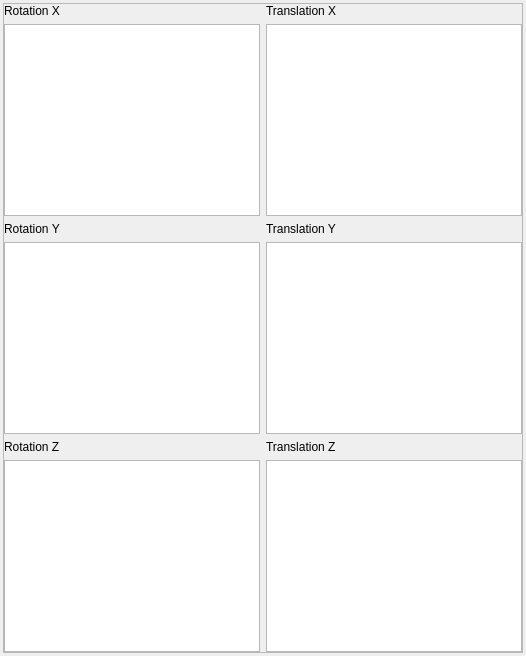
                   <widget class="QWidget" name="anim_3d">
                    <property name="sizePolicy">
                     <sizepolicy hsizetype="Expanding" vsizetype="Preferred">
                      <horstretch>0</horstretch>
                      <verstretch>0</verstretch>
                     </sizepolicy>
                    </property>
                    <attribute name="title">
                     <string>3D</string>
                    </attribute>
                    <layout class="QVBoxLayout" name="verticalLayout">
                     <property name="leftMargin">
                      <number>3</number>
                     </property>
                     <property name="topMargin">
                      <number>3</number>
                     </property>
                     <property name="rightMargin">
                      <number>3</number>
                     </property>
                     <property name="bottomMargin">
                      <number>3</number>
                     </property>
                     <item>
                      <widget class="QFrame" name="frame_6">
                       <property name="sizePolicy">
                        <sizepolicy hsizetype="Expanding" vsizetype="Preferred">
                         <horstretch>0</horstretch>
                         <verstretch>0</verstretch>
                        </sizepolicy>
                       </property>
                       <property name="frameShape">
                        <enum>QFrame::StyledPanel</enum>
                       </property>
                       <property name="frameShadow">
                        <enum>QFrame::Raised</enum>
                       </property>
                       <layout class="QGridLayout" name="gridLayout_10">
                        <property name="leftMargin">
                         <number>0</number>
                        </property>
                        <property name="topMargin">
                         <number>0</number>
                        </property>
                        <property name="rightMargin">
                         <number>0</number>
                        </property>
                        <property name="bottomMargin">
                         <number>0</number>
                        </property>
                        <item row="0" column="0">
                         <widget class="QLabel" name="label_2">
                          <property name="text">
                           <string>Rotation X</string>
                          </property>
                         </widget>
                        </item>
                        <item row="0" column="1">
                         <widget class="QLabel" name="label_47">
                          <property name="text">
                           <string>Translation X</string>
                          </property>
                         </widget>
                        </item>
                        <item row="1" column="0">
                         <widget class="QTextEdit" name="rotation_3d_x">
                          <property name="maximumSize">
                           <size>
                            <width>16777215</width>
                            <height>1000</height>
                           </size>
                          </property>
                         </widget>
                        </item>
                        <item row="1" column="1">
                         <widget class="QTextEdit" name="translation_x">
                          <property name="maximumSize">
                           <size>
                            <width>16777215</width>
                            <height>1000</height>
                           </size>
                          </property>
                         </widget>
                        </item>
                        <item row="2" column="0">
                         <widget class="QLabel" name="label_43">
                          <property name="text">
                           <string>Rotation Y</string>
                          </property>
                         </widget>
                        </item>
                        <item row="2" column="1">
                         <widget class="QLabel" name="label_45">
                          <property name="text">
                           <string>Translation Y</string>
                          </property>
                         </widget>
                        </item>
                        <item row="3" column="0">
                         <widget class="QTextEdit" name="rotation_3d_y">
                          <property name="maximumSize">
                           <size>
                            <width>16777215</width>
                            <height>1000</height>
                           </size>
                          </property>
                         </widget>
                        </item>
                        <item row="3" column="1">
                         <widget class="QTextEdit" name="translation_y">
                          <property name="maximumSize">
                           <size>
                            <width>16777215</width>
                            <height>1000</height>
                           </size>
                          </property>
                         </widget>
                        </item>
                        <item row="4" column="0">
                         <widget class="QLabel" name="label_44">
                          <property name="text">
                           <string>Rotation Z</string>
                          </property>
                         </widget>
                        </item>
                        <item row="4" column="1">
                         <widget class="QLabel" name="label_46">
                          <property name="text">
                           <string>Translation Z</string>
                          </property>
                         </widget>
                        </item>
                        <item row="5" column="0">
                         <widget class="QTextEdit" name="rotation_3d_z">
                          <property name="maximumSize">
                           <size>
                            <width>16777215</width>
                            <height>1000</height>
                           </size>
                          </property>
                         </widget>
                        </item>
                        <item row="5" column="1">
                         <widget class="QTextEdit" name="translation_z">
                          <property name="maximumSize">
                           <size>
                            <width>16777215</width>
                            <height>1000</height>
                           </size>
                          </property>
                         </widget>
                        </item>
                       </layout>
                      </widget>
                     </item>
                    </layout>
                   </widget>
